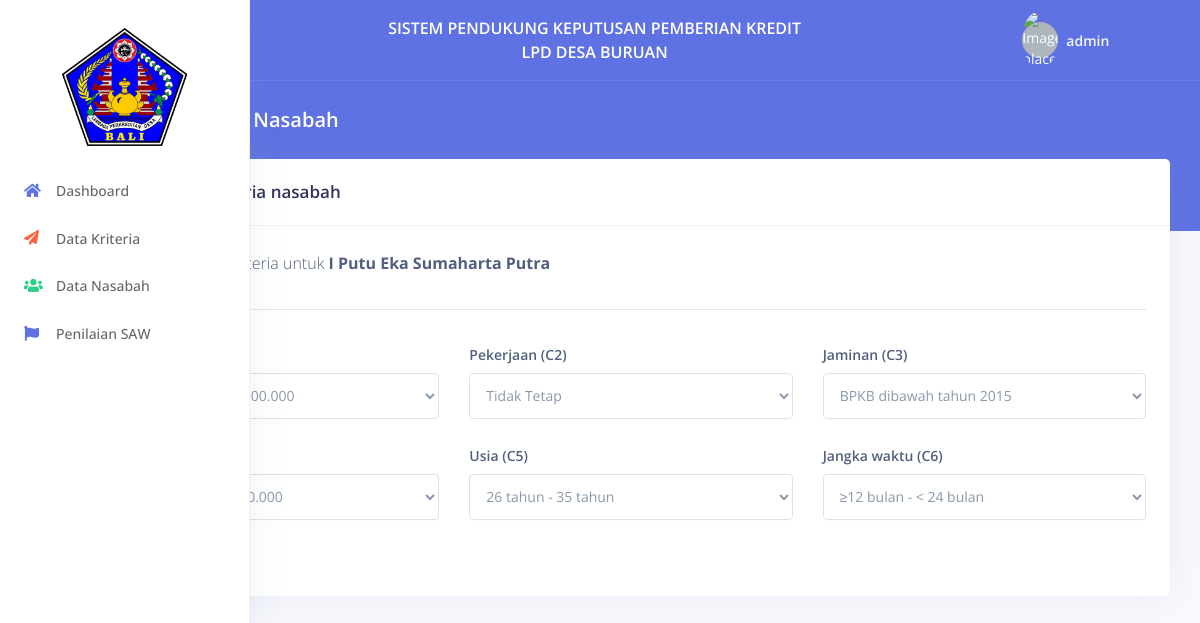
Page /nasabah/bobot?id=6 (signed in) on the committed database.
### tables this page shows
CREATE TABLE `nasabah` (
  `id_nsb` int(11) NOT NULL,
  `nama_nsb` varchar(45) NOT NULL,
  `no_kk` varchar(40) NOT NULL,
  `no_nik` varchar(16) NOT NULL,
  `tempat_lahir` varchar(15) NOT NULL,
  `tgl_lahir` date NOT NULL,
  `alamat` varchar(60) NOT NULL,
  `agama` enum('Hindu','Islam','Kristen','Buddha') NOT NULL,
  `email` varchar(35) NOT NULL,
  `no_tlp` varchar(15) NOT NULL,
  `jenis_kelamin` enum('Pria','Wanita') NOT NULL,
  `periode` date NOT NULL,
  `selesai` integer NOT NULL DEFAULT 0
);

CREATE TABLE `sub_kriteria` (
  `id_subkriteria` int(11) NOT NULL,
  `id_kriteria` int(11) NOT NULL,
  `ket` varchar(45) NOT NULL,
  `nilai` int(11) NOT NULL
);

### system/base/view.php (called while the page is built)
<?php
function view($path, $data = []){
    extract($data);
    require_once("app/views/".$path.".php");
}

### app/controllers/NasabahController.php (called while the page is built, shortened)
<?php
class NasabahController extends Controller {
    public function bobot()
    {
        $criteria = new CriteriaModel();
        $criterias = $criteria->getCriteriaAndSubCriteria();
        $nasabah = (new NasabahModel())->first($_GET['id']);
        $nasabahSubCriteria = (new PengajuanModel())->subCriteria($_GET['id']);
        $nasabahIdSubCriteria = (new Collection($nasabahSubCriteria))->pluck('id_subkriteria');
        $array = new Collection($criterias);
        $grouped = $array->groupBy('nama_kriteria');
        view('includes/layout', [
            'content'       => "nasabah/nasabah.bobot",
            'grouped'       => $grouped,
            'nasabah'       => $nasabah,
            'ids'           => $nasabahIdSubCriteria,
        ]);
    }
}

### routes.php (called while the page is built, shortened)
<?php
$router = new Route();
$router->get('/', \App\Controllers\DashboardController::class, 'index');
$router->get('/login', \App\Controllers\LoginController::class, 'login');
$router->get('/logout', \App\Controllers\LoginController::class, 'logout');
$router->post('/login', \App\Controllers\LoginController::class, 'doLogin');
$router->get('/nasabah', \App\Controllers\NasabahController::class, 'index');
$router->get('/nasabah/insert', \App\Controllers\NasabahController::class, 'insert');
$router->get('/nasabah/bobot', \App\Controllers\NasabahController::class, 'bobot');
$router->get('/nasabah/edit', \App\Controllers\NasabahController::class, 'edit');
$router->get('/nasabah/detail', \App\Controllers\NasabahController::class, 'detail');
$router->post('/nasabah/bobot', \App\Controllers\NasabahController::class, 'updateBobot');
$router->post('/nasabah/create', \App\Controllers\NasabahController::class, 'create');
$router->post('/nasabah/update', \App\Controllers\NasabahController::class, 'update');
$router->post('/nasabah/delete', \App\Controllers\NasabahController::class, 'delete');
$router->post('/nasabah/finish', \App\Controllers\NasabahController::class, 'finish');
$router->get('/perhitungan', \App\Controllers\PerhitunganController::class, 'index');
$router->get('/ranking', \App\Controllers\RankingController::class, 'ranking');
$router->get('/laporan', \App\Controllers\LaporanController::class, 'laporan');
$router->get('/laporan/pdf', \App\Controllers\LaporanController::class, 'generatePDF');
$router->get('/criteria', \App\Controllers\CriteriaController::class, 'index');
$router->get('/criteria/sub-criteria', \App\Controllers\CriteriaController::class, 'createSubCriteria');
$router->get('/criteria/edit', \App\Controllers\CriteriaController::class, 'edit');
$router->get('/criteria/insert', \App\Controllers\CriteriaController::class, 'insert');
$router->post('/criteria/create', \App\Controllers\CriteriaController::class, 'create');
$router->post('/criteria/update', \App\Controllers\CriteriaController::class, 'update');
$router->post('/criteria/delete', \App\Controllers\CriteriaController::class, 'delete');
$router->post('/criteria/update-sub-criteria', \App\Controllers\CriteriaController::class, 'updateSubCriteria');
$router->get('/a', \App\Controllers\LatihanController::class, 'index');
$router->run();

### index.php (called while the page is built, shortened)
<?php
require_once 'loader.php';
require_once 'routes.php';

### loader.php (called while the page is built, shortened)
<?php
spl_autoload_register(function ($class) {
    $class_file = str_replace('\\', '/', $class) . '.php';
});

### system/model/Connection.php (called while the page is built, shortened)
<?php
class Connection {
    private $host       = 'localhost';
    private $name       = 'name';
    private $user       = 'root';
    private $password   = '';
    private $connection;
    public function __construct()
    {
        $this->host     = DB_HOST;
        $this->name     = DB_NAME;
        $this->user     = DB_USER;
        $this->password = DB_PASSWORD;
    }
    public function getConnection()
    {
        return $this->connection;
    }
    private function connect(){
        try {
            $this->connection = new \PDO("mysql:host=$this->host;dbname=$this->name", $this->user, $this->password);
            $this->connection->setAttribute(\PDO::ATTR_ERRMODE, \PDO::ERRMODE_EXCEPTION);
        } catch (\Exception $exception) {
            var_dump($exception->getMessage());
        }
    }
}

### system/model/Model.php (called while the page is built, shortened)
<?php
class Model {
    protected $connection;
    public function __construct()
    {
        $this->connection = (new Connection())->getConnection();
    }
    public function query($sql, $bindings = [])
    {
        $query = $this->connection->prepare($sql);
        for ($i = 0; $i < count($bindings); $i++) {
            $query->bindParam($i + 1, $bindings[$i]);
        }
        $query->execute();
        return $query->fetchAll();
    }
}

### app/models/NasabahModel.php (called while the page is built, shortened)
<?php
class NasabahModel extends Model {
    protected $table = 'nasabah';
    public function first($id)
    {
        $result = $this->query("SELECT * FROM $this->table WHERE id_nsb = ?", [$id]);
        if (count($result) > 0) {
            return $result[0];
        }
        return null;
    }
}

### app/models/CriteriaModel.php (called while the page is built, shortened)
<?php
class CriteriaModel extends Model {
    protected $table = 'kriteria';
    public function getCriteriaAndSubCriteria()
    {
        return $this->query("SELECT * FROM $this->table INNER JOIN sub_kriteria ON $this->table.id_kriteria = sub_kriteria.id_kriteria GROUP BY sub_kriteria.id_subkriteria");
    }
}

### system/arrays/Collection.php (called while the page is built, shortened)
<?php
class Collection {
    private $collections = [];
    public function __construct($array = [])
    {
        $this->collections = $array;
    }
    public function groupBy($key = '')
    {
        $arr = [];
        foreach ($this->collections as $collection) {
            if (!isset($arr[$collection[$key]])) {
                $arr[$collection[$key]] = [];
            }
            array_push($arr[$collection[$key]], $collection);
        }
        return $arr;
    }
}

### app/views/nasabah/nasabah.bobot.php (the view, shortened to what this page needs)
<div class="header bg-primary pb-6">
    <div class="container-fluid">
        <div class="header-body">
            <div class="row align-items-center py-4">
                <div class="col-lg-6 col-7">
                    <h6 class="h2 text-white d-inline-block mb-0">Tambah Kriteria Nasabah</h6>
                </div>
            </div>
        </div>
    </div>
</div>
<div class="container-fluid mt--6">
    <div class="row">
        <div class="col">
            <div class="card-wrapper">
                <div class="card">
                    <div class="card-header">
                        <h3 class="mb-0">Input data kriteria nasabah</h3>
                    </div>
                    <div class="card-body">
                        <?php if (!is_null($nasabah)) { ?>
                            <div class="row">
                                <div class="col-lg-8">
                                    <p class="mb-0">
                                        Masukkan data kriteria untuk <strong style="font-weight: bold;"><?= $nasabah['nama_nsb'] ?></strong>
                                    </p>
                                </div>
                            </div>
                        <?php } ?>
                        <hr>
                        <form action="<?= BASE_PATH; ?>/nasabah/bobot" method="post" class="needs-validation" novalidate="">
                            <div class="row">
                                <?php $i = 1; foreach ($grouped as $key => $value) { ?>
                                    <div class="col-md-4 mb-4">
                                        <label class="form-control-label" for="sub_kriteria"><?= ucfirst($key); ?> (C<?= $i++; ?>)</label>
                                        <select class="form-control" name="sub_kriteria[]" id="sub_kriteria">
                                            <?php foreach ($value as $item) { ?>
                                                <option <?= in_array($item['id_subkriteria'], $ids) ? 'selected' : ''; ?> value="<?= $item['id_subkriteria']; ?>"><?= $item['ket']; ?></option>
                                            <?php } ?>
                                        </select>
                                    </div>
                                <?php } ?>
                            </div>
                            <button class="btn btn-success btn-sm" type="submit">Simpan</button>
                        </form>
                    </div>
                </div>
            </div>
        </div>
    </div>
</div>

### rows in the picture
nasabah: nama_nsb "I Putu Eka Sumaharta Putra"
sub_kriteria: key "Pekerjaan"
sub_kriteria: key "Jaminan"
sub_kriteria: key "Usia"
sub_kriteria: key "Jangka waktu"

### other values in the picture
sessionGet("username") "admin"
form field value "≥ 3.000.000 - < 8.000.000"
form field value "Tidak Tetap"
form field value "BPKB dibawah tahun 2015"
form field value "≥3.000.000 - < 6.00.000"
form field value "26 tahun - 35 tahun"
form field value "≥12 bulan - < 24 bulan"
